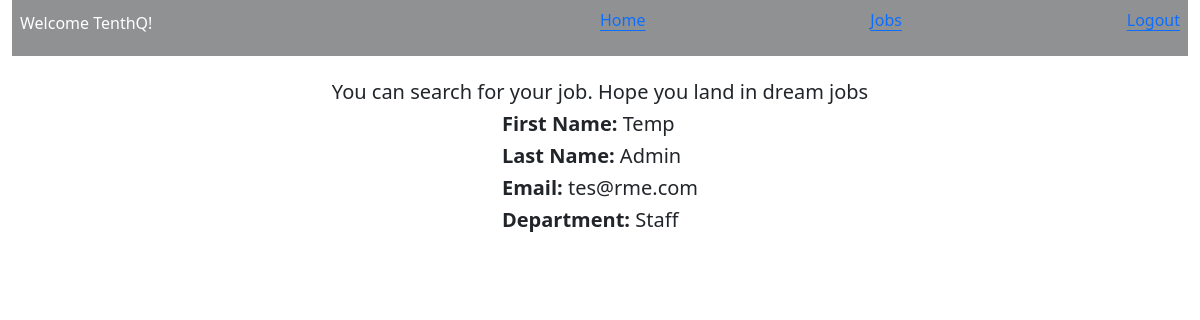
The page /user/ (signed in) on the database its author committed.
### business/models.py (models this page shows, shortened)
class User(AbstractUser):
    is_staff = models.BooleanField(default=False)
    is_admin = models.BooleanField(default=False)
    first_name = models.CharField(max_length=50, blank=True)
    last_name = models.CharField(max_length=50, blank=True)
    departmant = models.CharField(max_length=20, choices=Department, default="Staff")

### business/views.py (the view)
# urls.py: path('user/', profile, name="profile"),
@login_required
def profile(request):
    depart = request.user.departmant
    if (((depart != "Job") or (depart != "Employers")) and request.user.is_admin):
        showUser = True
    else:
        showUser = False
    return render(request, 'home.html', {"user" : request.user, "show": showUser})

### business/templates/home.html (shortened to what this page needs)
{% extends "base.html" %}
{% load bootstrap5 %}
{% block name %}
    Welcome {{ user.username}}!
{% endblock  %}
{% block content %}
    <h5 class="text-center mt-4">
        {% if request.user.is_admin %}
        You can complete your tasks for today.
        All the Best.
        {% else %}
        You can search for your job. Hope you
        land in dream jobs
        {% endif %}
    </h5>
    <div>
        <h5 class="text-left"><b>First Name: </b>{{ request.user.first_name }}</h5>
        <h5><b class="text-left">Last Name: </b>{{ request.user.last_name }}</h5>
        <h5><b class="text-left">Email: </b>{{ request.user.email }}</h5>
        <h5><b class="text-left">Department: </b>{{ request.user.departmant }}</h5>
    </div>
{% endblock content %}

### rows shown on the page
User: username "TenthQ", user.first_name "Temp", user.last_name "Admin", user.email "tes@rme.com", user.departmant "Staff"
